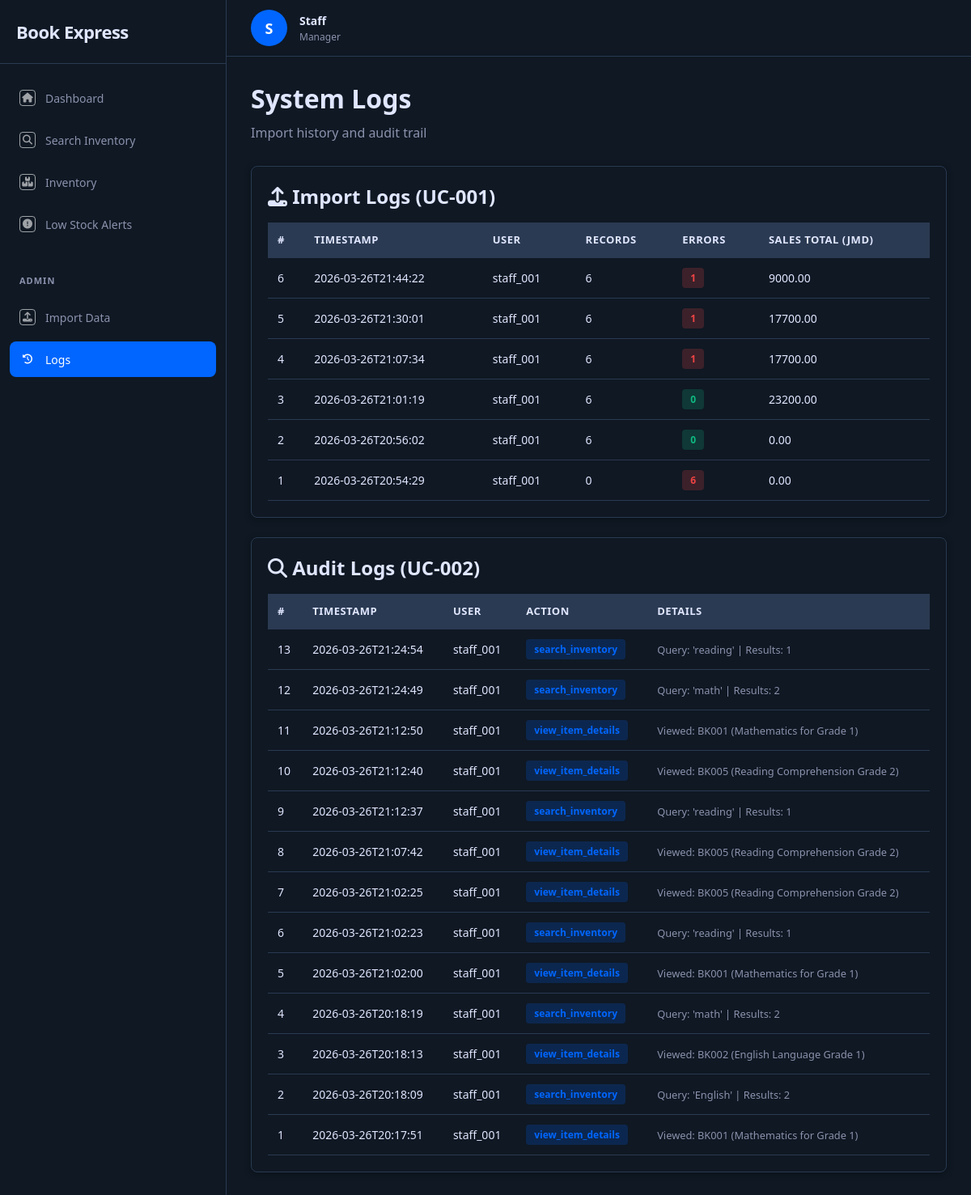
Page /logs on the earlier database version.
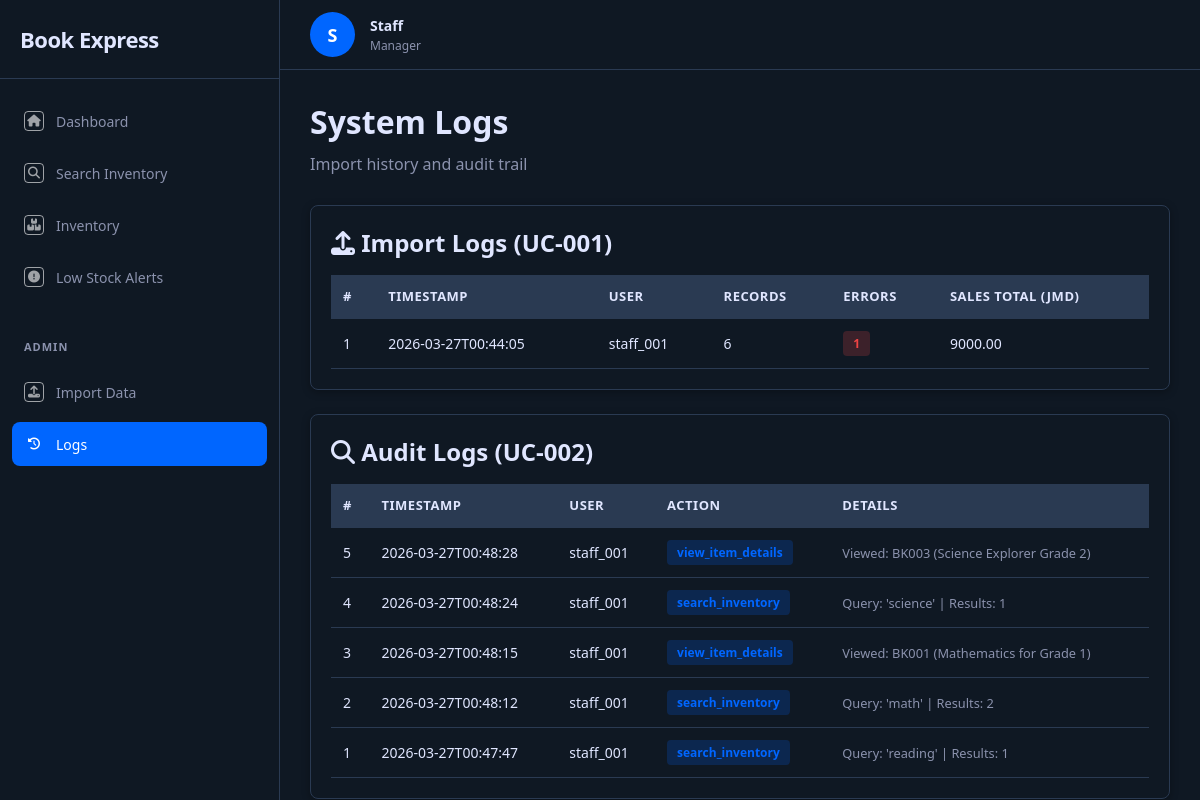
Same page on the later database version.
### tables this page shows
CREATE TABLE import_log (
            log_id INTEGER PRIMARY KEY AUTOINCREMENT,
            timestamp TEXT NOT NULL,
            filename TEXT NOT NULL,
            user_id TEXT NOT NULL,
            total_sales_amount REAL DEFAULT 0.0,
            records_processed INTEGER DEFAULT 0,
            error_count INTEGER DEFAULT 0
        );

CREATE TABLE audit_log (
            log_id INTEGER PRIMARY KEY AUTOINCREMENT,
            timestamp TEXT NOT NULL,
            user_id TEXT NOT NULL,
            action TEXT NOT NULL,
            details TEXT
        );

### app.py (the view)
@app.route("/logs")
def logs():
    import_logs = ImportLog.get_recent(20)
    audit_logs = AuditLog.get_recent(20)
    return render_template("logs.html",
                           import_logs=import_logs,
                           audit_logs=audit_logs)

### database.py (called while the page is built)
def get_connection():
    conn = sqlite3.connect(DB_PATH)
    conn.row_factory = sqlite3.Row
    conn.execute("PRAGMA foreign_keys = ON")
    return conn

### entities/AuditLog.py (called while the page is built)
    @staticmethod
    def get_recent(limit: int = 20):
        conn = get_connection()
        rows = conn.execute("SELECT * FROM audit_log ORDER BY timestamp DESC LIMIT ?", (limit,)).fetchall()
        conn.close()
        return [AuditLog(
            log_id=r["log_id"], timestamp=r["timestamp"],
            user_id=r["user_id"], action=r["action"], details=r["details"]
        ) for r in rows]

### entities/ImportLog.py (called while the page is built)
    @staticmethod
    def get_recent(limit: int = 10):
        conn = get_connection()
        rows = conn.execute("SELECT * FROM import_log ORDER BY timestamp DESC LIMIT ?", (limit,)).fetchall()
        conn.close()
        return [ImportLog(
            log_id=r["log_id"], timestamp=r["timestamp"], filename=r["filename"],
            user_id=r["user_id"], total_sales_amount=r["total_sales_amount"],
            records_processed=r["records_processed"], error_count=r["error_count"]
        ) for r in rows]

### templates/logs.html (shortened to what this page needs)
{% extends "base.html" %}
{% set active_page = 'logs' %}
{% block content %}
<div class="section-header">
    <h1>System Logs</h1>
    <p>Import history and audit trail</p>
</div>
<div class="catalogue-container" style="margin-bottom:1.5rem">
    <h2 style="margin-bottom:16px"><i class="fas fa-upload"></i> Import Logs (UC-001)</h2>
    {% if import_logs %}
    <div class="catalogue-table-wrapper">
        <table class="catalogue-table">
            <thead><tr><th>#</th><th>Timestamp</th><th>User</th><th>Records</th><th>Errors</th><th>Sales Total (JMD)</th></tr></thead>
            <tbody>
                {% for log in import_logs %}
                <tr>
                    <td>{{ log.log_id }}</td><td>{{ log.timestamp[:19] }}</td><td>{{ log.user_id }}</td>
                    <td>{{ log.records_processed }}</td>
                    <td>{% if log.error_count > 0 %}<span class="badge badge-red">{{ log.error_count }}</span>{% else %}<span class="badge badge-green">0</span>{% endif %}</td>
                    <td>{{ "%.2f"|format(log.total_sales_amount) }}</td>
                </tr>
                {% endfor %}
            </tbody>
        </table>
    </div>
    {% else %}
    <p style="color:var(--text-secondary);text-align:center;padding:2rem"><i class="fas fa-inbox"></i> No imports performed yet.</p>
    {% endif %}
</div>
<div class="catalogue-container">
    <h2 style="margin-bottom:16px"><i class="fas fa-search"></i> Audit Logs (UC-002)</h2>
    {% if audit_logs %}
    <div class="catalogue-table-wrapper">
        <table class="catalogue-table">
            <thead><tr><th>#</th><th>Timestamp</th><th>User</th><th>Action</th><th>Details</th></tr></thead>
            <tbody>
                {% for log in audit_logs %}
                <tr>
                    <td>{{ log.log_id }}</td><td>{{ log.timestamp[:19] }}</td><td>{{ log.user_id }}</td>
                    <td><span class="badge badge-blue">{{ log.action }}</span></td>
                    <td style="font-size:.8rem;color:var(--text-secondary)">{{ log.details }}</td>
                </tr>
                {% endfor %}
            </tbody>
        </table>
    </div>
    {% else %}
    <p style="color:var(--text-secondary);text-align:center;padding:2rem"><i class="fas fa-inbox"></i> No audit entries yet.</p>
    {% endif %}
</div>
{% endblock %}

Differences in the rows shown:
removed import_log: log_id "6", timestamp "2026-03-26T21:44:22", user_id "staff_001", records_processed "6", error_count "1", total_sales_amount "9000.00"
removed import_log: log_id "5", timestamp "2026-03-26T21:30:01", user_id "staff_001", records_processed "6", error_count "1", total_sales_amount "17700.00"
removed import_log: log_id "4", timestamp "2026-03-26T21:07:34", user_id "staff_001", records_processed "6", error_count "1", total_sales_amount "17700.00"
removed import_log: log_id "3", timestamp "2026-03-26T21:01:19", user_id "staff_001", records_processed "6", error_count "0", total_sales_amount "23200.00"
removed import_log: log_id "2", timestamp "2026-03-26T20:56:02", user_id "staff_001", records_processed "6", error_count "0", total_sales_amount "0.00"
removed audit_log: log_id "13", timestamp "2026-03-26T21:24:54", user_id "staff_001", action "search_inventory", details "Query: 'reading' | Results: 1"
removed audit_log: log_id "12", timestamp "2026-03-26T21:24:49", user_id "staff_001", action "search_inventory", details "Query: 'math' | Results: 2"
removed audit_log: log_id "11", timestamp "2026-03-26T21:12:50", user_id "staff_001", action "view_item_details", details "Viewed: BK001 (Mathematics for Grade 1)"
removed audit_log: log_id "10", timestamp "2026-03-26T21:12:40", user_id "staff_001", action "view_item_details", details "Viewed: BK005 (Reading Comprehension Grade 2)"
removed audit_log: log_id "9", timestamp "2026-03-26T21:12:37", user_id "staff_001", action "search_inventory", details "Query: 'reading' | Results: 1"
removed audit_log: log_id "8", timestamp "2026-03-26T21:07:42", user_id "staff_001", action "view_item_details", details "Viewed: BK005 (Reading Comprehension Grade 2)"
removed audit_log: log_id "7", timestamp "2026-03-26T21:02:25", user_id "staff_001", action "view_item_details", details "Viewed: BK005 (Reading Comprehension Grade 2)"
removed audit_log: log_id "6", timestamp "2026-03-26T21:02:23", user_id "staff_001", action "search_inventory", details "Query: 'reading' | Results: 1"
changed import_log "staff_001": timestamp "2026-03-26T20:54:29" → "2026-03-27T00:44:05"; records_processed "0" → "6"; error_count "6" → "1"; total_sales_amount "0.00" → "9000.00"
changed audit_log id 5: timestamp "2026-03-26T21:02:00" → "2026-03-27T00:48:28"; details "Viewed: BK001 (Mathematics for Grade 1)" → "Viewed: BK003 (Science Explorer Grade 2)"
changed audit_log id 4: timestamp "2026-03-26T20:18:19" → "2026-03-27T00:48:24"; details "Query: 'math' | Results: 2" → "Query: 'science' | Results: 1"
changed audit_log id 3: timestamp "2026-03-26T20:18:13" → "2026-03-27T00:48:15"; details "Viewed: BK002 (English Language Grade 1)" → "Viewed: BK001 (Mathematics for Grade 1)"
changed audit_log id 2: timestamp "2026-03-26T20:18:09" → "2026-03-27T00:48:12"; details "Query: 'English' | Results: 2" → "Query: 'math' | Results: 2"
changed audit_log id 1: timestamp "2026-03-26T20:17:51" → "2026-03-27T00:47:47"; action "view_item_details" → "search_inventory"; details "Viewed: BK001 (Mathematics for Grade 1)" → "Query: 'reading' | Results: 1"
